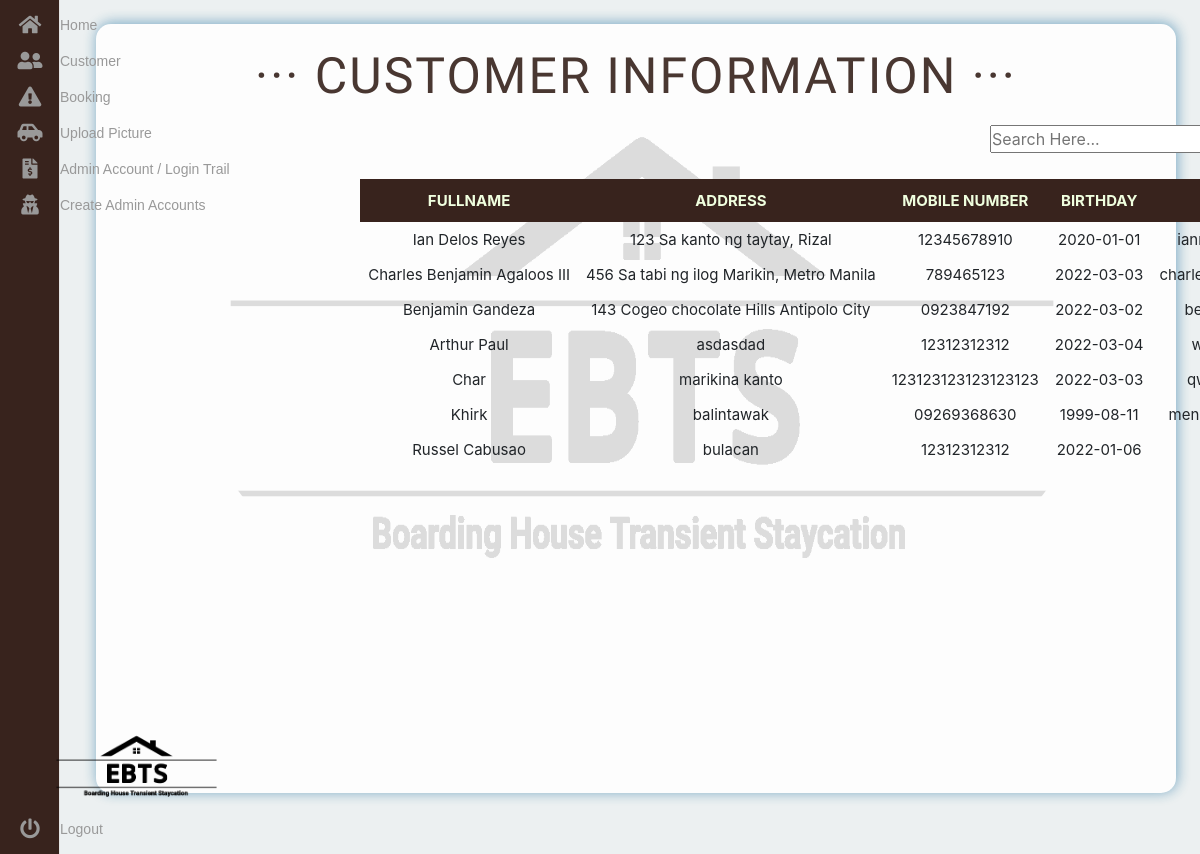
Page /admin-customer.php on the earlier database version.
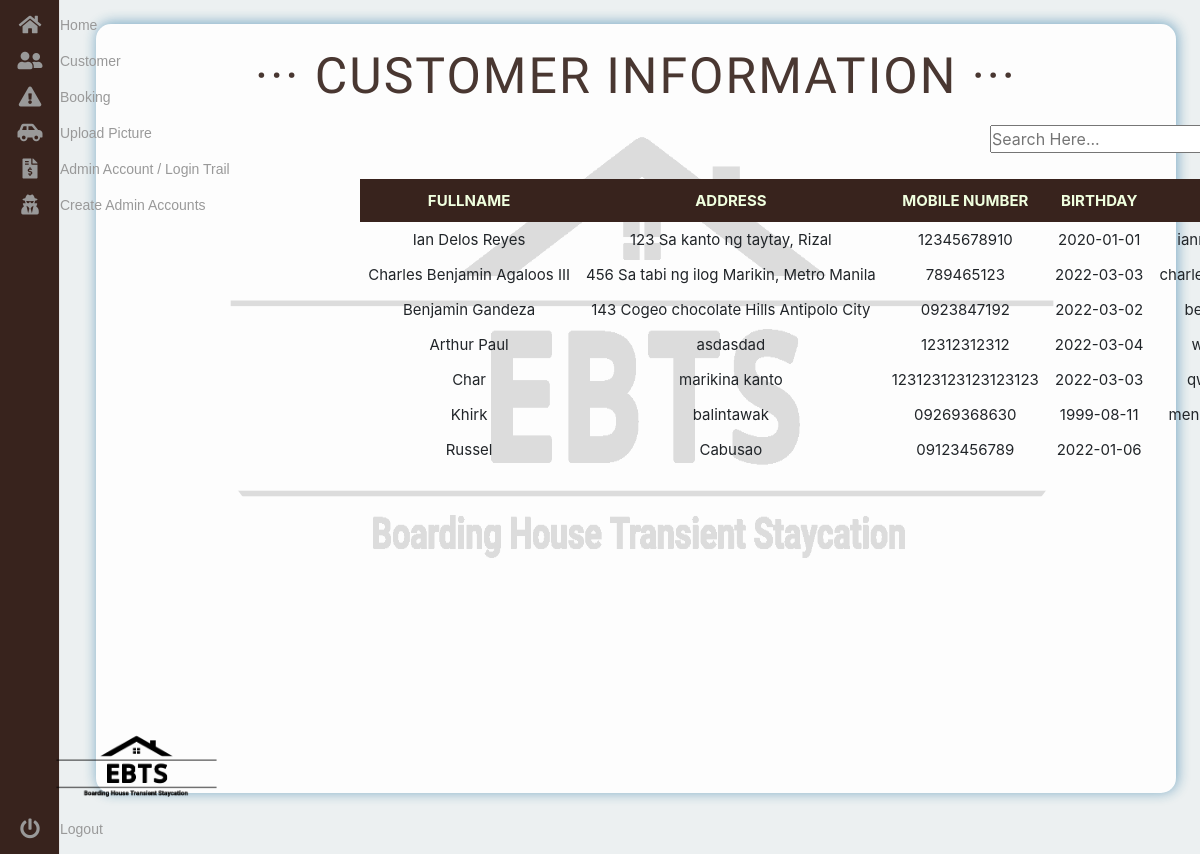
Same page on the later database version.
### tables this page shows
CREATE TABLE `tbl_customer` (
  `id` int(11) NOT NULL,
  `fullname` varchar(500) NOT NULL,
  `address` varchar(500) NOT NULL,
  `mobile_number` varchar(500) NOT NULL,
  `birthday` date NOT NULL,
  `email` varchar(500) NOT NULL,
  `username` varchar(500) NOT NULL,
  `password` varchar(500) NOT NULL
);

### admin-customer.php (the view, shortened to what this page needs)
<?php
include("config.php");
?>
<html>
<head>
    <link rel=stylesheet href="css/admin-home.css">
    <link rel="stylesheet" href="fontawesome-free-5.15.1-web/css/all.css" type="text/css" />
    <link rel="stylesheet" href="https://stackpath.bootstrapcdn.com/bootstrap/4.5.0/css/bootstrap.min.css">
    <link rel='stylesheet' href='https://use.fontawesome.com/releases/v5.3.1/css/all.css'>
</head>
<div class="home">
    <h1 style='color:#38231d;'>··· CUSTOMER INFORMATION ···</h1>
</div>
<div class="iconBox">
    <img class="icon" id="logo" src="image/ebts_trans.png" style="margin-top:5%">
</div>
<body onload="realtimeClock()">
    <nav class="main-menu">
        <ul>
            <li>
                <a href="admin-home.php">
                    <i class="fa fa-home fa-2x"></i>
                </a>
            </li>
            <li class="has-subnav">
                <a href="admin-customer.php">
                    <i class="fa fa-user-friends fa-2x"></i>
                </a>
            </li>
            <li class="has-subnav">
                <a href="#">
                    <i class="fa fa-exclamation-triangle fa-2x"></i>
                </a>
            </li>
            <li>
                <a href="upload-image.php">
                    <i class="fa fa-car-side fa-2x"></i>
                </a>
            </li>
            <li>
                <a href="admin-trail.php">
                    <i class="fa fa-file-invoice-dollar fa-2x"></i>
                </a>
            </li>
            <li>
                <a href="create-admin.php">
                    <i class="fa fa-user-secret fa-2x"></i>
                </a>
            </li>
        </ul>
        <ul class="logout">
            <li>
                <img src="image/ebts_trans.png" style="width:70%;height:50%;margin-left:19.5%;">
                <a href="home.php" onclick="return confirm('Are you sure to logout?')">
                    <i class="fa fa-power-off fa-2x"></i>
                </a>
            </li>
        </ul>
    </nav>
    <section style="position:absolute;margin-left:20%;margin-top:5%;">
        <div class="topnav">
            <div class="search-container" style="margin-left:60%;margin-top:2%;">
                <form action="" method=POST>
                    <input type="text" placeholder="Search Here..." name="search">
                </form>
            </div>
        </div>
        <?php
        if (isset($_POST['seee'])) {
            $search = $_POST['search'];
            $sql1 = "SELECT * FROM tbl_customer  where fullname  regexp '(^|[[:space:]])$search([[:space:]]|$)'";
            $result1 = $conn->query($sql1);
            if ($result1 == TRUE) {
                echo "<html>";
                echo "<body>";
                echo "<center>";
                echo "<div style='height:700px;  width:1250px; overflow:auto; overflow-x: hidden;'><table id=customers border-collapse: collapse;
cellspacing=0 cellpadding=0; >";
                echo "<tr>";
                echo "<th>FULLNAME";
                echo "<th>ADDRESS";
                echo "<th>MOBILE NUMBER";
                echo "<th>BIRTHDAY";
                echo "<th>EMAIL";
                while ($row = $result1->fetch_assoc()) {
                    echo "<tr>";
                    echo "<td>" . $row['fullname'];
                    echo "<td>" . $row['address'];
                    echo "<td>" . $row['mobile_number'];
                    echo "<td>" . $row['birthday'];
                    echo "<td>" . $row['email'];
                }
            } else {
                $sql2 = "SELECT * FROM tbl_customer";
                $result2 = $conn->query($sql2);
                if ($result2 == TRUE) {
                    echo "<html>";
                    echo "<body>";
                    echo "<center>";
                    echo "<div style='height:700px;  width:1250px; overflow:auto;'><table id=customers border-collapse: collapse;
cellspacing=0 cellpadding=0; >";
                    echo "<tr>";
                    echo "<th>FULLNAME";
                    echo "<th>ADDRESS";
                    echo "<th>MOBILE NUMBER";
                    echo "<th>BIRTHDAY";
                    echo "<th>EMAIL";
                    while ($row = $result2->fetch_assoc()) {
                        echo "<tr>";
                        echo "<td>" . $row['fullname'];
                        echo "<td>" . $row['address'];
                        echo "<td>" . $row['mobile_number'];
                        echo "<td>" . $row['birthday'];
                        echo "<td>" . $row['email'];
                    }
                }
            }
        } else {
            $sql2 = "SELECT * FROM tbl_customer";
            $result2 = $conn->query($sql2);
            if ($result2 == TRUE) {
                echo "<html>";
                echo "<body>";
                echo "<center>";
                echo "<div style='height:700px; width:1250px; overflow:auto; overflow-x: hidden;'><table id=customers border-collapse: collapse;
cellspacing=0 cellpadding=0;>";
                echo "<tr>";
                echo "<th>FULLNAME";
                echo "<th>ADDRESS";
                echo "<th>MOBILE NUMBER";
                echo "<th>BIRTHDAY";
                echo "<th>EMAIL";
                while ($row = $result2->fetch_assoc()) {
                    echo "<tr>";
                    echo "<td>" . $row['fullname'];
                    echo "<td>" . $row['address'];
                    echo "<td>" . $row['mobile_number'];
                    echo "<td>" . $row['birthday'];
                    echo "<td>" . $row['email'];
                }
            }
        }
        ?>
    </section>
</body>
</html>

### css/admin-home.css (style rules this page uses)
html { scroll-behavior: smooth; }
* { margin: 0; padding: 0; }
body { overflow-x: hidden; background-color: #ffffff; }
.icon { border-radius: 100%; width: 450px; height: 450px; position: absolute; margin-top: -3%; margin-left: 29%; opacity: 0.5; }
.fa-2x { font-size: 2em; }
.fa { position: relative; display: table-cell; width: 60px; height: 36px; text-align: center; vertical-align: middle; font-size:20px; }
.main-menu { background:#212121; border-right:1px solid #e5e5e5; position:absolute; top:0; bottom:0; height:100%; left:0; width:60px; overflow:hidden; -webkit-transition:width .05s linear; transition:width .05s linear; z-index:1000; }
.main-menu>ul { margin:7px 0; }
.main-menu li { position:relative; display:block; width:250px; }
.main-menu li>a { position:relative; display:table; border-collapse:collapse; border-spacing:0; color:#999; font-family: arial; font-size: 14px; text-decoration:none; -webkit-transition:all .1s linear; transition:all .1s linear; }
.main-menu>ul.logout { position:absolute; left:0; bottom:0; }
nav { -webkit-user-select:none; -moz-user-select:none; -ms-user-select:none; -o-user-select:none; user-select:none; }
nav ul,nav li { outline:0; margin:0; padding:0; }
.home { background-color: #f0ffdf; box-shadow: 1px -1px 14px 0px rgba(1, 95, 150, 0.568); width: 70%; height: 90%; margin-left: 18%; margin-top: 2%; position: absolute; border-radius: 15px; opacity: 0.9; }
.home h1 { font-size: 50px; font-family: 'Orelega One', cursive; letter-spacing: 2px; text-align: center; margin-top: 2%; }

### admin-customer.php (style rules this page uses)
html { scroll-behavior: smooth; }
* { margin: 0; padding: 0; }
body { overflow-x: hidden; background-color: #ffffff; }
.icon { border-radius: 100%; width: 75%; height: 70%; position: absolute; margin-top: -3%; margin-left: 16%; opacity: 0.125; }
#customers { position: relative; margin-top: 2%; }
#customers td, #customers th { font-size: 15px; padding: 8px; text-align: center; }
#customers tr:nth-child(even) { background-color: transparent; }
#customers th { padding-top: 12px; padding-bottom: 12px; text-align: left; background-color: #38231d; color: #f0ffdf; text-align: center; }
.fa-2x { font-size: 2em; }
.fa { position: relative; display: table-cell; width: 60px; height: 36px; text-align: center; vertical-align: middle; font-size: 20px; }
.main-menu { background: #38231d; border-right: 1px solid #e5e5e5; position: absolute; top: 0; bottom: 0; height: 100%; left: 0; width: 60px; overflow: hidden; -webkit-transition: width .05s linear; transition: width .05s linear; z-index: 1000; }
.main-menu>ul { margin: 7px 0; }
.main-menu li { position: relative; display: block; width: 250px; }
.main-menu li>a { position: relative; display: table; border-collapse: collapse; border-spacing: 0; color: #999; font-family: arial; font-size: 14px; text-decoration: none; -webkit-transition: all .1s linear; transition: all .1s linear; }
.main-menu>ul.logout { position: absolute; left: 0; bottom: 0; }
nav { -webkit-user-select: none; -moz-user-select: none; -ms-user-select: none; -o-user-select: none; user-select: none; }
nav ul, nav li { outline: 0; margin: 0; padding: 0; }
.home { background-color: WHITE; width: 90%; height: 90%; margin-left: 8%; margin-top: 2%; position: absolute; border-radius: 15px; opacity: 0.9; }
.home h1 { font-size: 50px; font-family: 'Orelega One', cursive; letter-spacing: 2px; text-align: center; margin-top: 2%; }

Differences in the rows shown:
removed tbl_customer: fullname "Russel Cabusao", address "bulacan", mobile_number "12312312312", birthday "2022-01-06"
added tbl_customer: fullname "Russel", address "Cabusao", mobile_number "09123456789", birthday "2022-01-06"
